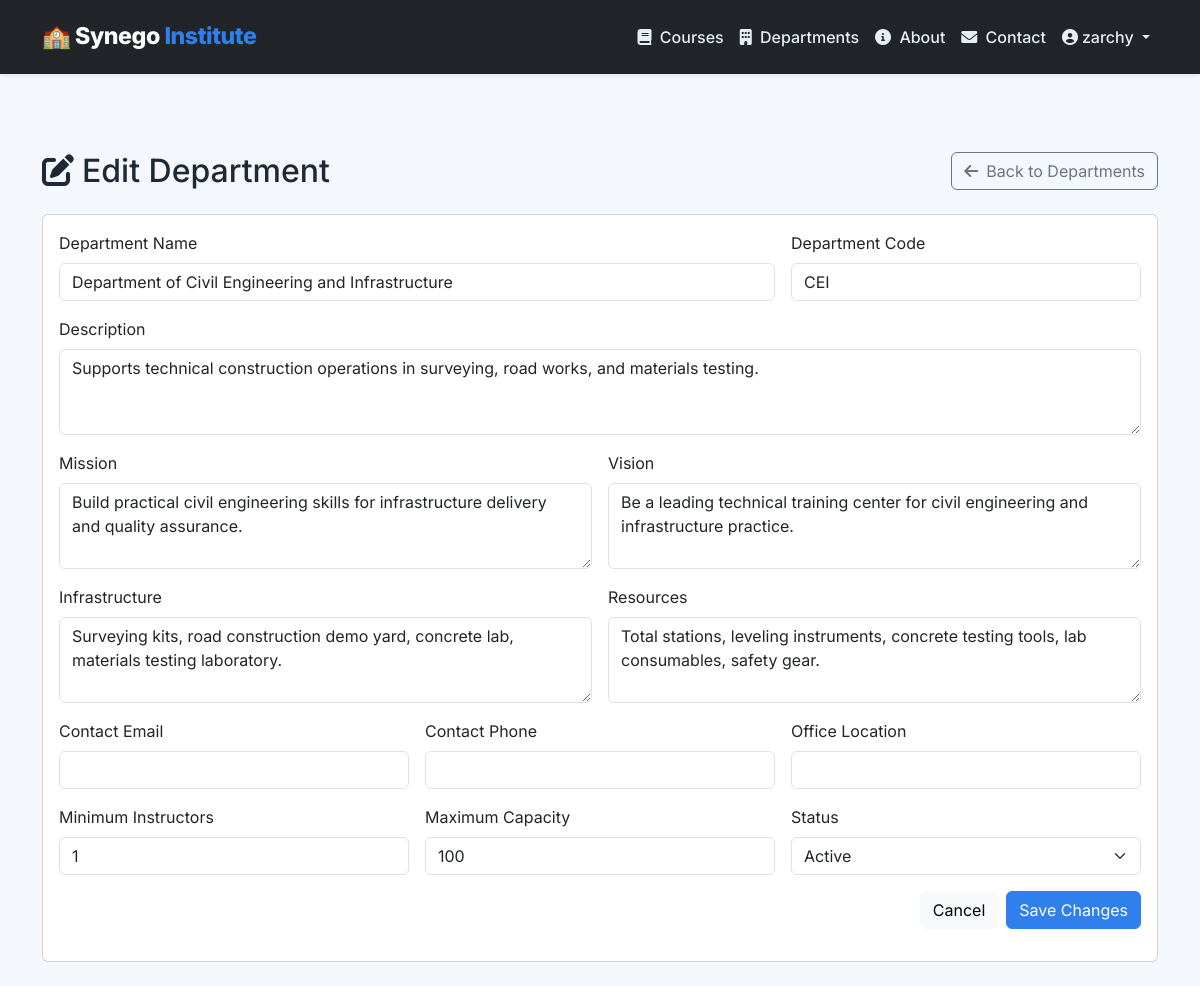
The app's page /admin-panel/departments/1/edit/ (signed in) with its own data.
### lms/models.py (models this page shows, shortened)
class User(AbstractUser):
    ROLE_CHOICES = (
        ('admin', 'Administrator'),
        ('instructor', 'Instructor'),
        ('learner', 'Learner'),
        ('dept_head', 'Department Head'),
        ('approver', 'Approver'),
    )
    GENDER_CHOICES = (
        ('M', 'Male'),
        ('F', 'Female'),
        ('O', 'Other'),
    )
    role = models.CharField(max_length=20, choices=ROLE_CHOICES, default='learner')
    department = models.ForeignKey(
        'Department', null=True, blank=True, on_delete=models.SET_NULL,
        related_name='members'
    )
    phone_number = models.CharField(max_length=20, blank=True)
    address = models.TextField(blank=True)
    gender = models.CharField(max_length=1, choices=GENDER_CHOICES, blank=True)
    date_of_birth = models.DateField(null=True, blank=True)
    profile_picture = models.ImageField(upload_to='profile_pics/', null=True, blank=True)
    is_approved = models.BooleanField(default=False)
    approval_token = models.UUIDField(unique=True, null=True, blank=True)
    approval_token_created_at = models.DateTimeField(null=True, blank=True)
    temp_password = models.CharField(max_length=128, blank=True)
    temp_password_created_at = models.DateTimeField(null=True, blank=True)
    google_access_token = models.TextField(blank=True)
    google_refresh_token = models.TextField(blank=True)
    google_token_expiry = models.DateTimeField(null=True, blank=True)
    last_active = models.DateTimeField(auto_now=True)
    login_count = models.PositiveIntegerField(default=0)
    failed_login_attempts = models.PositiveIntegerField(default=0)
    account_locked_until = models.DateTimeField(null=True, blank=True)
    email_verified = models.BooleanField(default=False)
    email_verification_token = models.UUIDField(unique=True, null=True, blank=True)
    receive_notifications = models.BooleanField(default=True)
    language = models.CharField(max_length=10, default='en')
    class Meta:
        indexes = [
            models.Index(fields=['email']),
            models.Index(fields=['role', 'is_approved']),
            models.Index(fields=['username']),
            models.Index(fields=['last_active']),
        ]

class Department(models.Model):
    STATUS_CHOICES = (
        ('active', 'Active'),
        ('inactive', 'Inactive'),
        ('pending', 'Pending Approval'),
    )
    name = models.CharField(max_length=100, unique=True)
    slug = models.SlugField(unique=True, blank=True, null=True)
    code = models.CharField(max_length=20, unique=True, help_text="Department code (e.g., BT, EME, CE)")
    description = models.TextField()
    mission = models.TextField(blank=True, help_text="Department mission statement")
    vision = models.TextField(blank=True, help_text="Department vision statement")
    infrastructure = models.TextField(help_text="Required infrastructure (workshops, labs, etc.)")
    resources = models.TextField(help_text="Tools, equipment, software needed")
    min_instructors = models.PositiveIntegerField(default=1, help_text="Minimum instructors required")
    max_capacity = models.PositiveIntegerField(default=100, help_text="Maximum student capacity")
    head = models.ForeignKey(
        User, null=True, blank=True, on_delete=models.SET_NULL,
        limit_choices_to={'role__in': ['dept_head', 'admin']},
        related_name='headed_depts'
    )
    contact_email = models.EmailField(blank=True)
    contact_phone = models.CharField(max_length=20, blank=True)
    office_location = models.CharField(max_length=200, blank=True)
    status = models.CharField(max_length=20, choices=STATUS_CHOICES, default='active')
    created_at = models.DateTimeField(auto_now_add=True)
    updated_at = models.DateTimeField(auto_now=True)
    class Meta:
        ordering = ['name']
        verbose_name = "Department"
        verbose_name_plural = "Departments"
        indexes = [
            models.Index(fields=['code', 'status']),
            models.Index(fields=['name']),
        ]

### lms/views.py (the view, shortened to what this page needs)
@admin_required
def admin_edit_department(request, dept_id):
    department = get_object_or_404(Department, id=dept_id)
    context = {'department': department}
    return render(request, 'lms/admin/edit_department.html', context)

### lms/context_processors.py (called while the page is built)
def app_info(request):
    return {
        "APP_NAME": "Synego Training Institute",
    }

### lms/views.py (called while the page is built)
def admin_required(view_func):
    return user_passes_test(lambda u: u.is_authenticated and (u.role == 'admin' or u.is_superuser))(view_func)

### lms/templates/lms/admin/edit_department.html (shortened to what this page needs)
{% extends "lms/base.html" %}
{% block content %}
<div class="container py-4">
    <div class="d-flex justify-content-between align-items-center mb-4">
        <h1 class="h2 mb-0"><i class="fas fa-edit me-2"></i>Edit Department</h1>
        <a href="{% url 'lms:admin_departments' %}" class="btn btn-outline-secondary">
            <i class="fas fa-arrow-left me-2"></i>Back to Departments
        </a>
    </div>
    <div class="card">
        <div class="card-body">
            <form method="post" class="row g-3">
                <div class="col-md-8">
                    <label class="form-label">Department Name</label>
                    <input type="text" name="name" class="form-control" value="{{ department.name }}" required>
                </div>
                <div class="col-md-4">
                    <label class="form-label">Department Code</label>
                    <input type="text" name="code" class="form-control" maxlength="20" value="{{ department.code }}" required>
                </div>
                <div class="col-12">
                    <label class="form-label">Description</label>
                    <textarea name="description" class="form-control" rows="3" required>{{ department.description }}</textarea>
                </div>
                <div class="col-md-6">
                    <label class="form-label">Mission</label>
                    <textarea name="mission" class="form-control" rows="3">{{ department.mission }}</textarea>
                </div>
                <div class="col-md-6">
                    <label class="form-label">Vision</label>
                    <textarea name="vision" class="form-control" rows="3">{{ department.vision }}</textarea>
                </div>
                <div class="col-md-6">
                    <label class="form-label">Infrastructure</label>
                    <textarea name="infrastructure" class="form-control" rows="3" required>{{ department.infrastructure }}</textarea>
                </div>
                <div class="col-md-6">
                    <label class="form-label">Resources</label>
                    <textarea name="resources" class="form-control" rows="3" required>{{ department.resources }}</textarea>
                </div>
                <div class="col-md-4">
                    <label class="form-label">Contact Email</label>
                    <input type="email" name="contact_email" class="form-control" value="{{ department.contact_email }}">
                </div>
                <div class="col-md-4">
                    <label class="form-label">Contact Phone</label>
                    <input type="text" name="contact_phone" class="form-control" value="{{ department.contact_phone }}">
                </div>
                <div class="col-md-4">
                    <label class="form-label">Office Location</label>
                    <input type="text" name="office_location" class="form-control" value="{{ department.office_location }}">
                </div>
                <div class="col-md-4">
                    <label class="form-label">Minimum Instructors</label>
                    <input type="number" name="min_instructors" class="form-control" min="1" value="{{ department.min_instructors }}" required>
                </div>
                <div class="col-md-4">
                    <label class="form-label">Maximum Capacity</label>
                    <input type="number" name="max_capacity" class="form-control" min="1" value="{{ department.max_capacity }}" required>
                </div>
                <div class="col-md-4">
                    <label class="form-label">Status</label>
                    <select name="status" class="form-select" required>
                        <option value="active" {% if department.status == 'active' %}selected{% endif %}>Active</option>
                    </select>
                </div>
                <div class="col-12 d-flex justify-content-end gap-2">
                    <a href="{% url 'lms:admin_departments' %}" class="btn btn-light">Cancel</a>
                    <button type="submit" class="btn btn-primary">Save Changes</button>
                </div>
            </form>
        </div>
    </div>
</div>
{% endblock %}

### lms/templates/lms/base.html (shortened to what this page needs)
﻿<!DOCTYPE html>
<html lang="en">
<head>
    <link href="https://cdn.jsdelivr.net/npm/bootstrap@5.3.0-alpha1/dist/css/bootstrap.min.css" rel="stylesheet">
    <link rel="stylesheet" href="https://cdnjs.cloudflare.com/ajax/libs/font-awesome/6.0.0/css/all.min.css">
</head>
<body>
    <nav class="navbar navbar-expand-lg navbar-dark bg-dark fixed-top shadow-sm">
        <div class="container">
            <a class="navbar-brand" href="{% url 'lms:index' %}">
                🏫 Synego <span>Institute</span>
            </a>
            <div class="collapse navbar-collapse" id="navbarNav">
                <ul class="navbar-nav ms-auto align-items-lg-center">
                    <li class="nav-item">
                        <a class="nav-link" href="{% url 'lms:course_list' %}"><i class="fas fa-book me-1"></i> Courses</a>
                    </li>
                    <li class="nav-item">
                        <a class="nav-link" href="{% url 'lms:department_list' %}"><i class="fas fa-building me-1"></i> Departments</a>
                    </li>
                    <li class="nav-item">
                        <a class="nav-link" href="{% url 'lms:about' %}"><i class="fas fa-info-circle me-1"></i> About</a>
                    </li>
                    <li class="nav-item">
                        <a class="nav-link" href="{% url 'lms:contact' %}"><i class="fas fa-envelope me-1"></i> Contact</a>
                    </li>
                    {% if user.is_authenticated %}
                        <li class="nav-item dropdown">
                            <a class="nav-link dropdown-toggle" href="#" role="button" data-bs-toggle="dropdown">
                                <i class="fas fa-user-circle me-1"></i>{{ user.first_name|default:user.username }}
                            </a>
                        </li>
                    {% endif %}
                </ul>
            </div>
        </div>
    </nav>
    <main>
        {% block content %}{% endblock %}
    </main>
</body>
</html>

### lms/templates/lms/base.html (style rules this page uses)
:root { --primary-color: #1f3a5d; --secondary-color: #2f80ed; --accent-color: #17a2b8; --bg-light: #f4f7fb; --bg-dark: #1d2833; --text-muted: #6c7a91; --surface: #ffffff; --surface-alt: #f9fbff; }
* { box-sizing: border-box; }
body { font-family: 'Inter', sans-serif; background-color: var(--bg-light); color: #1f2835; margin: 0; padding-top: 80px; }
.navbar { padding: 0.9rem 1rem; transition: background-color 0.3s ease; }
.navbar-brand { font-weight: 800; letter-spacing: -0.02em; font-size: 1.45rem; }
.navbar-brand span { color: var(--secondary-color); }
.navbar-nav .nav-link { color: #e9edf5; font-weight: 500; }
.btn-primary { background-color: var(--secondary-color); border-color: var(--secondary-color); }

### records on screen
User: first_name "zarchy"
Department: name "Department of Civil Engineering and Infrastructure", code "CEI", description "Supports technical construction operations in surveying, road works, and materials testing.", mission "Build practical civil engineering skills for infrastructure delivery and quality assurance.", vision "Be a leading technical training center for civil engineering and infrastructure practice.", infrastructure "Surveying kits, road construction demo yard, concrete lab, materials testing laboratory.", resources "Total stations, leveling instruments, concrete testing tools, lab consumables, safety gear.", min_instructors "1", max_capacity "100", status "Active"
